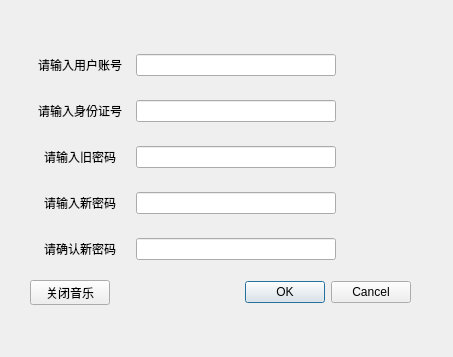
<?xml version="1.0" encoding="UTF-8"?>
<ui version="4.0">
 <class>user_changepassward</class>
 <widget class="QDialog" name="user_changepassward">
  <property name="geometry">
   <rect>
    <x>0</x>
    <y>0</y>
    <width>453</width>
    <height>357</height>
   </rect>
  </property>
  <property name="windowTitle">
   <string>Dialog</string>
  </property>
  <property name="styleSheet">
   <string notr="true">background-image: url(:/log1.jpg);</string>
  </property>
  <widget class="QWidget" name="gridLayoutWidget">
   <property name="geometry">
    <rect>
     <x>30</x>
     <y>40</y>
     <width>381</width>
     <height>281</height>
    </rect>
   </property>
   <layout class="QGridLayout" name="gridLayout">
    <item row="3" column="0">
     <widget class="QLabel" name="label_3">
      <property name="minimumSize">
       <size>
        <width>100</width>
        <height>30</height>
       </size>
      </property>
      <property name="maximumSize">
       <size>
        <width>100</width>
        <height>30</height>
       </size>
      </property>
      <property name="text">
       <string>请输入旧密码</string>
      </property>
      <property name="alignment">
       <set>Qt::AlignCenter</set>
      </property>
     </widget>
    </item>
    <item row="6" column="2">
     <widget class="QDialogButtonBox" name="yesorno">
      <property name="standardButtons">
       <set>QDialogButtonBox::Cancel|QDialogButtonBox::Ok</set>
      </property>
     </widget>
    </item>
    <item row="6" column="0">
     <widget class="QPushButton" name="close_music">
      <property name="minimumSize">
       <size>
        <width>80</width>
        <height>25</height>
       </size>
      </property>
      <property name="maximumSize">
       <size>
        <width>80</width>
        <height>25</height>
       </size>
      </property>
      <property name="text">
       <string>关闭音乐</string>
      </property>
     </widget>
    </item>
    <item row="0" column="0">
     <widget class="QLabel" name="label_2">
      <property name="minimumSize">
       <size>
        <width>100</width>
        <height>30</height>
       </size>
      </property>
      <property name="maximumSize">
       <size>
        <width>100</width>
        <height>30</height>
       </size>
      </property>
      <property name="text">
       <string>请输入用户账号</string>
      </property>
      <property name="alignment">
       <set>Qt::AlignCenter</set>
      </property>
     </widget>
    </item>
    <item row="1" column="0">
     <widget class="QLabel" name="label">
      <property name="minimumSize">
       <size>
        <width>100</width>
        <height>30</height>
       </size>
      </property>
      <property name="maximumSize">
       <size>
        <width>100</width>
        <height>30</height>
       </size>
      </property>
      <property name="text">
       <string>请输入身份证号</string>
      </property>
      <property name="alignment">
       <set>Qt::AlignCenter</set>
      </property>
     </widget>
    </item>
    <item row="1" column="2">
     <widget class="QLineEdit" name="user_id">
      <property name="maximumSize">
       <size>
        <width>200</width>
        <height>16777215</height>
       </size>
      </property>
      <property name="sizeIncrement">
       <size>
        <width>200</width>
        <height>0</height>
       </size>
      </property>
     </widget>
    </item>
    <item row="0" column="2">
     <widget class="QLineEdit" name="user_num">
      <property name="maximumSize">
       <size>
        <width>200</width>
        <height>16777215</height>
       </size>
      </property>
      <property name="sizeIncrement">
       <size>
        <width>200</width>
        <height>0</height>
       </size>
      </property>
     </widget>
    </item>
    <item row="4" column="0">
     <widget class="QLabel" name="label_4">
      <property name="minimumSize">
       <size>
        <width>100</width>
        <height>30</height>
       </size>
      </property>
      <property name="maximumSize">
       <size>
        <width>100</width>
        <height>30</height>
       </size>
      </property>
      <property name="text">
       <string>请输入新密码</string>
      </property>
      <property name="alignment">
       <set>Qt::AlignCenter</set>
      </property>
     </widget>
    </item>
    <item row="4" column="2">
     <widget class="QLineEdit" name="newpassward">
      <property name="maximumSize">
       <size>
        <width>200</width>
        <height>16777215</height>
       </size>
      </property>
      <property name="sizeIncrement">
       <size>
        <width>200</width>
        <height>0</height>
       </size>
      </property>
      <property name="alignment">
       <set>Qt::AlignLeading|Qt::AlignLeft|Qt::AlignVCenter</set>
      </property>
     </widget>
    </item>
    <item row="3" column="2">
     <widget class="QLineEdit" name="user_passward1">
      <property name="maximumSize">
       <size>
        <width>200</width>
        <height>16777215</height>
       </size>
      </property>
      <property name="sizeIncrement">
       <size>
        <width>200</width>
        <height>0</height>
       </size>
      </property>
      <property name="alignment">
       <set>Qt::AlignLeading|Qt::AlignLeft|Qt::AlignVCenter</set>
      </property>
     </widget>
    </item>
    <item row="5" column="0">
     <widget class="QLabel" name="label_5">
      <property name="minimumSize">
       <size>
        <width>100</width>
        <height>30</height>
       </size>
      </property>
      <property name="maximumSize">
       <size>
        <width>100</width>
        <height>30</height>
       </size>
      </property>
      <property name="text">
       <string>请确认新密码</string>
      </property>
      <property name="alignment">
       <set>Qt::AlignCenter</set>
      </property>
     </widget>
    </item>
    <item row="5" column="2">
     <widget class="QLineEdit" name="newpassward1">
      <property name="maximumSize">
       <size>
        <width>200</width>
        <height>16777215</height>
       </size>
      </property>
      <property name="sizeIncrement">
       <size>
        <width>200</width>
        <height>0</height>
       </size>
      </property>
      <property name="alignment">
       <set>Qt::AlignLeading|Qt::AlignLeft|Qt::AlignVCenter</set>
      </property>
     </widget>
    </item>
   </layout>
  </widget>
 </widget>
 <resources/>
 <connections/>
</ui>
